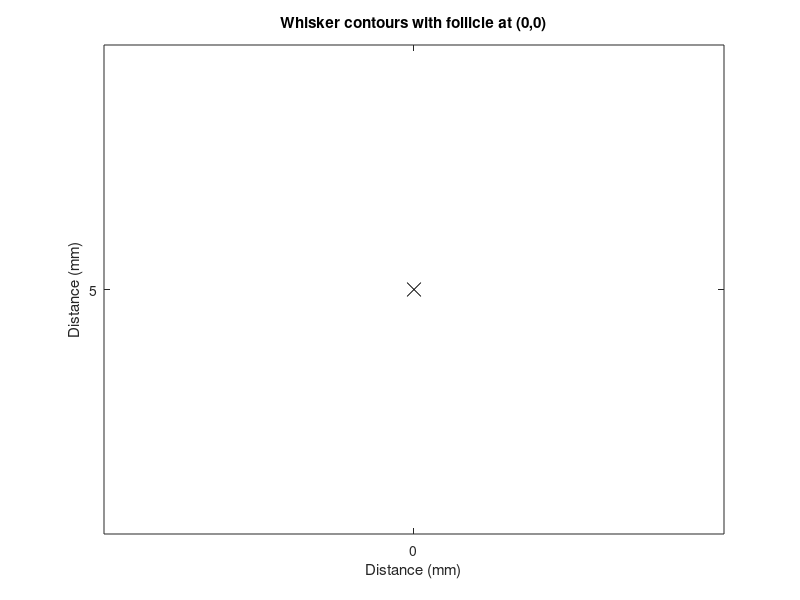

This figure's MATLAB source: (Note: this script raises an error after producing the figure.)


%% Compute whisker deflections for a few angles (first contact at theta=0)
%
% --------------misc simulation paramters
clear all; 
hf=11;
n_segments=1000; % number of elements in the whisker
pole_pos_in_mm=5; % distance of pole form the face; along x- axis <-- CHANGE

numPosForces=19; % number of simulations with non-zero forces
incr=1.0; % increment of intended angle at base, degrees
thetaMin=incr; % min angle aqafter contact (i.e. non-zero force)
thetaMax=numPosForces*incr; % max angle with positive force

anglesAtBases=incr:incr:thetaMax; % intended angles at base
numZeroForces=15; % number of simulations with zero forces (i.e. before whisker strikes object)

r0=[ 0 pole_pos_in_mm/1000]'; % pole pos in meters (x, y) 
tolerance=0.000001; % this is a weird paramter - if smaller the fminsearch doesn't work; if larger, results are noisier as expected



% --------------mouse pad elasticitiy
% assume that moment = kTheta * dTheta 
% moment = [N m]; dTheta = [rad]; kTheta = [N m / rad]
% kTheta = 5e-6; % in rad/(Nm); larger means stiffer 

% --------------setting whisker parameters - rat whiskers 
% wh.ym=3.5e9; % young's modulus in pascal
% wh.L=0.060; % whisker length in meters
% base_radius=1.00e-4;

% --------------mouse whisker parameters
conical=1; % if 1 then conical whisker with linear taper
wh.ym=5e9; % young's modulus in pascal
base_radius= 33.5e-6; % in meters
wh.L = 16e-3; % whisker lenght in meters
wh.friction = 0.4; % <-- CHANGE

segment=wh.L/n_segments; % in meters; total length is n_segments * segment
if ~ conical
    I(1:n_segments)=(pi/4)*base_radius^4; %uniform
else
    I(1:n_segments)=(pi/4)*(base_radius*(1-(1:n_segments)*segment/wh.L)).^4;  %conical
end
wh.I=I; % 2. moment of intertia

% --------------setting up plots

figure(hf); cla
plot(r0(1)*1000, r0(2)*1000, 'kx', 'MarkerSize', 10); % point of force application
ha=gca;
axis equal
%axes('XLim', [-1 wh.L*1000 ], 'YLim', [-1 wh.L*1000 ], 'YDir', 'reverse');
set(ha, 'YDir', 'reverse');
title('Whisker contours with follicle at (0,0)');
xlabel('Distance (mm)');
ylabel('Distance (mm)');

% --------------simulation 

options = optimset('TolFun',tolerance);

initialCondition = [pole_pos_in_mm/1000 1/30000]; % [location of force along the whisker (m), force acting on the whisker (N)], initial condition

f_axial=[];
moment=[];
f_tot=[];
f_friction=[];

contours=zeros(length(anglesAtBases)+numZeroForces, 2, n_segments+1); % to store trajectories

%tic
for j=1:numPosForces
    
    theta0=pi*anglesAtBases(j)/180;
    rotTheta0=[cos(-theta0) -sin(-theta0); sin(-theta0) cos(-theta0)];
    r1=rotTheta0*r0;
    rotTheta0=[cos(-theta0) -sin(-theta0); sin(-theta0) cos(-theta0)];
    a=r1';
    
    [f_fit,fval,exitflag,output] = fminsearch(@(f_fit) whiskerBentByForce(f_fit, wh, a),initialCondition, options); 
    
    if fval < tolerance*100 % Kluge; I don't understand why fminsearch 'converges' even though the 'tolerance' is never reached
        [temp, wh]=whiskerBentByForce(f_fit, wh);
        for i=1:size(wh.x, 2)
            temp=[wh.x(i) wh.y(i)]';
            temp=rotTheta0*temp;
            wh.x(i)=temp(1);
            wh.y(i)=temp(2);
        end
        %plot(wh.x*1000, -wh.y*1000, 'r', 'LineWidth', 1.0); % minus is to keep with convention
        contours(j+numZeroForces, 1, :)=wh.x*1000;
        contours(j+numZeroForces, 2, :)=wh.y*1000;
        axes(ha);
        line(squeeze(contours(j+numZeroForces, 1, :)), squeeze(contours(j+numZeroForces, 2, :)), 'Color', 'r', 'LineWidth', 1.0);
    else
        wh.f_axial=0;
        wh.moment=0;
    end
    f_axial=[f_axial wh.f_axial];
    moment=[moment wh.moment];
    f_tot=[f_tot wh.f_tot];
    f_friction=[f_friction wh.f_friction];

end
%toc

%intendedAnglesAtBases=anglesAtBases-(180/pi)*moment/kTheta; % correct for compliance in the whisker pad
intendedAnglesAtBases=anglesAtBases; % turn off correction for compliance in the whisker pad

% if whisker slipped, plot whisker
ind=find(f_axial==0);
if ~isempty(ind)
    startind=min(ind)-1;
    for i=1:length(ind)
        intendedAnglesAtBases(startind+i)=intendedAnglesAtBases(startind+i-1)+incr;
        contours(startind+i+numZeroForces, 1, :)=segment*((1:(n_segments+1))-1)*sind(intendedAnglesAtBases(startind+i))*1000;
        contours(startind+i+numZeroForces, 2, :)=-segment*((1:(n_segments+1))-1)*cosd(intendedAnglesAtBases(startind+i))*1000;
        line(squeeze(contours(startind+i+numZeroForces, 1, :)), -squeeze(contours(startind+i+numZeroForces, 2, :)), 'Color', 'b', 'LineWidth', 1.0);
        %startind+i
    end
end

moment=abs(moment);
% CHANGED 011011
moment=[zeros(1, numZeroForces) moment];
f_axial=[zeros(1, numZeroForces)  f_axial];
f_tot=[zeros(1, numZeroForces)  f_tot];
f_friction=[zeros(1, numZeroForces)  f_friction];

% plot whiskers for positions that don't touch whiskers
intendedAnglesAtBases=[(-(numZeroForces-1)*incr):incr:0 intendedAnglesAtBases];
for i=1:numZeroForces
    contours(i, 1, :)=segment*((1:(n_segments+1))-1)*sind(intendedAnglesAtBases(i))*1000;
    contours(i, 2, :)=-segment*((1:(n_segments+1))-1)*cosd(intendedAnglesAtBases(i))*1000;
    line(squeeze(contours(i, 1, :)), -squeeze(contours(i, 2, :)), 'Color', 'b', 'LineWidth', 1.0);
    %plot(squeeze(contours(i, 1, :)), -squeeze(contours(i, 2, :)), 'b', 'LineWidth', 1.0);
end



figure(hf+1); 
subplot(2,2,1); cla
xlabel('whisker angle at follicle (degrees)')
ylabel('moment (Nm)')
line(intendedAnglesAtBases, moment)

subplot(2,2,2); cla
xlabel('whisker angle at follicle (degrees)')
ylabel('axial_force (N)')
%set(gca, 'YDir', 'reverse')
line(intendedAnglesAtBases, f_axial)

subplot(2, 2, 3); cla
ylabel('axial_force (N)')
xlabel('moment (Nm)')
%set(gca, 'YDir', 'reverse')
line(moment, f_axial, 'Marker', 'o')

subplot(2, 2, 4); cla
xlabel('whisker angle at follicle (degrees)')
ylabel('total_force (N)')
line(intendedAnglesAtBases, f_tot)


simResults.f_axial=f_axial;
simResults.moment=moment;
simResults.contours=contours;
simResults.intendedAnglesAtBases=intendedAnglesAtBases;

%% ______________________animate whisking - two locations
% assume that contours have been tracked
% contours, f_axial, moment all need to be defined
% to do: 

load('simResults5');
f_axialGO=simResults5.f_axial;
contoursGO=simResults5.contours;
momentGO=simResults5.moment;

load('simResults8');
f_axialNG=simResults8.f_axial;
contoursNG=simResults8.contours;
momentNG=simResults8.moment;
intendedAnglesAtBases=simResults8.intendedAnglesAtBases

% load('intendedAnglesAtBases');
% load('contoursGO');load('contoursNG');
% load('momentGO');load('momentNG');
% load('f_axialGO');load('f_axialNG');

h23=figure(23); % arbitrary figure number
set(h23, 'Position', [50 50 1000 500], 'Color', 'w')

% axes on the left
x_lim=[-wh.L*1000*0.1 wh.L*1000*1.1]; y_lim=[-wh.L*1000*0.60 wh.L*1000*0.45];
hl=axes('Units', 'normalized', 'Position', [.07 .20 .25 .5], 'XLim', x_lim, 'YLim', ...
    y_lim, 'NextPlot', 'replacechildren', 'FontSize', 16);
axis square
xlabel('Distance (mm)'); ylabel('Distance (mm)')
ht=title('Go - object near', 'Color','b', 'FontSize', 20)

% plot circle to indicate pole
%h_pNG=line(8,0, 'Marker', 'o', 'Color', 'r', 'LineWidth', 1.5, 'MarkerFaceColor', 'r');
h_p=line(4,0, 'Marker', 'o', 'Color', 'b', 'LineWidth', 1.5, 'MarkerFaceColor', 'b');

h_w=line(squeeze(contoursGO(1, 1, :)), -squeeze(contoursGO(1, 2, :)), 'Linewidth', 1.5, 'Color', 'k');
%define and plot the follicle
follX=[contours(1, 1, 1), -50*(contours(1, 1, 2)- contours(1, 1, 1))];
follY=[contours(1, 2, 1), 50*(contours(1, 2, 2)- contours(1, 2, 1))];
h_f=line(follX, follY, 'Color', 'm', 'Linewidth', 3);

% axes in the middle
xm=abs(max(intendedAnglesAtBases)-min(intendedAnglesAtBases)); x_lim=[min(intendedAnglesAtBases)-0.05*xm max(intendedAnglesAtBases)+0.05*xm]; 
ym=abs(max(momentGO)-min(momentGO)); y_lim=[min(momentGO)-0.05*ym max(momentGO)+0.05*ym];
hm=axes('Units', 'normalized', 'Position', [.38 .15 .25 .6], 'NextPlot', 'replacechildren', ...
    'XLim', x_lim,'YLim', y_lim, 'FontSize', 16);
xlabel('Angle at follicle (degrees)'); ylabel('Moment (Nm)')

% plot the moment vs angle line with green dot on top
h_mGO=line(intendedAnglesAtBases, momentGO, 'Linewidth', 1.5, 'Color', 'b');
h_mNG=line(intendedAnglesAtBases, momentNG, 'Linewidth', 1.5, 'Color', 'r');
h_mp=line(intendedAnglesAtBases(1), momentGO(1), 'Marker', 'o', 'Color', 'b', 'LineWidth', 1.5, 'MarkerFaceColor', 'b', 'MarkerSize', 10); % green point - to move

% axes on the right
yr=abs(max(f_axialGO)-min(f_axialGO)); y_lim=[min(f_axialGO)-0.05*yr max(f_axialGO)+0.05*yr];
hr=axes('Units', 'normalized', 'Position', [.70 .15 .25 .6], 'NextPlot', 'replacechildren', ...
    'XLim', x_lim,'YLim', y_lim, 'FontSize', 16);
xlabel('Angle at follicle (degrees)'); ylabel('Axial Force (N)')

% plot the moment vs angle line with green dot on top
h_rGO=line(intendedAnglesAtBases, f_axialGO, 'Linewidth', 1.5, 'Color', 'b');
h_rNG=line(intendedAnglesAtBases, f_axialNG, 'Linewidth', 1.5, 'Color', 'r');
h_rp=line(intendedAnglesAtBases(1), f_axialGO(1), 'Marker', 'o', 'Color', 'b', 'LineWidth', 1.5, 'MarkerFaceColor', 'b', 'MarkerSize', 10); % green point - to move

aviobj = avifile('testNoCompr1.avi', 'fps', 5, 'compression', 'None', 'quality', 100);

frameNumber=0;
for i=1:size(contoursGO,1)
    frameNumber=frameNumber+1;
    set(h_w, 'XData', squeeze(contoursGO(i, 1, :)), 'YData', -squeeze(contoursGO(i, 2, :))) 
    follX=[contoursGO(i, 1, 1), -50*(contoursGO(i, 1, 2)- contoursGO(i, 1, 1))];
    follY=[contoursGO(i, 2, 1), 50*(contoursGO(i, 2, 2)- contoursGO(i, 2, 1))];
    set(h_f, 'XData', follX, 'YData', follY);
    set(h_mp, 'XData', intendedAnglesAtBases(i),'YData',momentGO(i));
    set(h_rp, 'XData', intendedAnglesAtBases(i),'YData',f_axialGO(i));
    F(frameNumber)=getframe(h23);
%    aviobj=addframe(aviobj,F(frameNumber));
    %pause
end

for i=size(contoursGO,1):-1:1
    frameNumber=frameNumber+1;
    set(h_w, 'XData', squeeze(contoursGO(i, 1, :)), 'YData', -squeeze(contoursGO(i, 2, :))) 
    follX=[contoursGO(i, 1, 1), -50*(contoursGO(i, 1, 2)- contoursGO(i, 1, 1))];
    follY=[contoursGO(i, 2, 1), 50*(contoursGO(i, 2, 2)- contoursGO(i, 2, 1))];
    set(h_f, 'XData', follX, 'YData', follY);
    set(h_mp, 'XData', intendedAnglesAtBases(i),'YData',momentGO(i));
    set(h_rp, 'XData', intendedAnglesAtBases(i),'YData',f_axialGO(i));
    F(frameNumber)=getframe(h23);
%    aviobj=addframe(aviobj,F(frameNumber));
    %pause
end

% set up NG conditions
% remove green dot; add red dot

axes(hl);
set(h_p, 'XData', 8, 'YData', 0, 'Color', 'r', 'MarkerFaceColor', 'r');
%h_p=line(8,0, 'Marker', 'o', 'Color', 'r', 'LineWidth', 1.5, 'MarkerFaceColor', 'r');
delete(ht);
ht=title('NoGo - object far', 'Color','r', 'FontSize', 20)

axes(hm);
set(h_mp, 'XData', intendedAnglesAtBases(1), 'YData', momentNG(1), 'Color', 'r', 'MarkerFaceColor', 'r');
%h_mp=line(intendedAnglesAtBases(1), momentNG(1), 'Marker', 'o', 'Color', 'r', 'LineWidth', 1.5, 'MarkerFaceColor', 'r', 'MarkerSize', 10); 

axes(hr);
set(h_rp, 'XData', intendedAnglesAtBases(1), 'YData', f_axialNG(1), 'Color', 'r', 'MarkerFaceColor', 'r');
%h_rp=line(intendedAnglesAtBases(1), f_axialNG(1), 'Marker', 'o', 'Color', 'r', 'LineWidth', 1.5, 'MarkerFaceColor', 'r', 'MarkerSize', 10); 

for i=1:size(contoursNG,1)
    frameNumber=frameNumber+1;
    set(h_w, 'XData', squeeze(contoursNG(i, 1, :)), 'YData', -squeeze(contoursNG(i, 2, :))) 
    follX=[contoursNG(i, 1, 1), -50*(contoursNG(i, 1, 2)- contoursNG(i, 1, 1))];
    follY=[contoursNG(i, 2, 1), 50*(contoursNG(i, 2, 2)- contoursNG(i, 2, 1))];
    set(h_f, 'XData', follX, 'YData', follY);
    set(h_mp, 'XData', intendedAnglesAtBases(i),'YData',momentNG(i));
    set(h_rp, 'XData', intendedAnglesAtBases(i),'YData',f_axialNG(i));
    F(frameNumber)=getframe(h23);
%    aviobj=addframe(aviobj,F(frameNumber));
    %pause
end

for i=size(contoursNG,1):-1:1
    frameNumber=frameNumber+1;
    set(h_w, 'XData', squeeze(contoursNG(i, 1, :)), 'YData', -squeeze(contoursNG(i, 2, :))) 
    follX=[contoursNG(i, 1, 1), -50*(contoursNG(i, 1, 2)- contoursNG(i, 1, 1))];
    follY=[contoursNG(i, 2, 1), 50*(contoursNG(i, 2, 2)- contoursNG(i, 2, 1))];
    set(h_f, 'XData', follX, 'YData', follY);
    set(h_mp, 'XData', intendedAnglesAtBases(i),'YData',momentNG(i));
    set(h_rp, 'XData', intendedAnglesAtBases(i),'YData',f_axialNG(i));
    F(frameNumber)=getframe(h23);
%    aviobj=addframe(aviobj,F(frameNumber));
    %pause
end

aviobj=close(aviobj);
movie(h23, F, 3)
% movie2avi(F, 'testRLE1.avi', 'fps', 5, 'compression', 'RLE', 'quality', 100) % no MSVC, RLE, 

%% animate whisking - one location
% assume that contours have been tracked
% contours, f_axial, moment all need to be defined
% to do: 

h23=figure(23); % arbitrary figure number
set(h23, 'Position', [50 50 1000 500], 'Color', 'w')

% axes on the left
x_lim=[-wh.L*1000*0.1 wh.L*1000*1.1]; y_lim=[-wh.L*1000*0.60 wh.L*1000*0.45];
hl=axes('Units', 'normalized', 'Position', [.05 .20 .25 .5], 'XLim', x_lim, 'YLim', ...
    y_lim, 'NextPlot', 'replacechildren');
axis square
xlabel('Distance (mm)'); ylabel('Distance (mm)')

% plot circle to indicate pole
h_p=line(r0(1)*1000,r0(2)*1000+0.3, 'Marker', 'o', 'Color', 'r', 'LineWidth', 1.5, 'MarkerFaceColor', 'r');

h_w=line(squeeze(contours(1, 1, :)), -squeeze(contours(1, 2, :)), 'Linewidth', 1.5);
%define and plot the follicle
follX=[contours(1, 1, 1), -50*(contours(1, 1, 2)- contours(1, 1, 1))];
follY=[contours(1, 2, 1), 50*(contours(1, 2, 2)- contours(1, 2, 1))];
h_f=line(follX, follY, 'Color', 'k', 'Linewidth', 3);

% axes in the middle
xm=abs(max(intendedAnglesAtBases)-min(intendedAnglesAtBases)); x_lim=[min(intendedAnglesAtBases)-0.05*xm max(intendedAnglesAtBases)+0.05*xm]; 
ym=abs(max(moment)-min(moment)); y_lim=[min(moment)-0.05*ym max(moment)+0.05*ym];
hm=axes('Units', 'normalized', 'Position', [.4 .15 .25 .6], 'NextPlot', 'replacechildren', ...
    'XLim', x_lim,'YLim', y_lim);
xlabel('Angle at follicle (degrees)'); ylabel('Moment (Nm)')

% plot the moment vs angle line with green dot on top
h_m=line(intendedAnglesAtBases, moment, 'Linewidth', 1.5);
h_mp=line(intendedAnglesAtBases(1), moment(1), 'Marker', 'o', 'Color', 'b', 'LineWidth', 1.5, 'MarkerFaceColor', 'b', 'MarkerSize', 10); % green point - to move

% axes on the right
yr=abs(max(f_axial)-min(f_axial)); y_lim=[min(f_axial)-0.05*yr max(f_axial)+0.05*yr];
hr=axes('Units', 'normalized', 'Position', [.70 .15 .25 .6], 'NextPlot', 'replacechildren', ...
    'XLim', x_lim,'YLim', y_lim);
xlabel('Angle at follicle (degrees)'); ylabel('Axial Force (N)')

% plot the moment vs angle line with green dot on top
h_r=line(intendedAnglesAtBases, f_axial, 'Linewidth', 1.5);
h_rp=line(intendedAnglesAtBases(1), f_axial(1), 'Marker', 'o', 'Color', 'b', 'LineWidth', 1.5, 'MarkerFaceColor', 'b', 'MarkerSize', 10); % green point - to move

aviobj = avifile('testCinepak2.avi', 'fps', 5, 'compression', 'Cinepak', 'quality', 100);

for i=1:size(contours,1)
    set(h_w, 'XData', squeeze(contours(i, 1, :)), 'YData', -squeeze(contours(i, 2, :))) 
    follX=[contours(i, 1, 1), -50*(contours(i, 1, 2)- contours(i, 1, 1))];
    follY=[contours(i, 2, 1), 50*(contours(i, 2, 2)- contours(i, 2, 1))];
    set(h_f, 'XData', follX, 'YData', follY);
    set(h_mp, 'XData', intendedAnglesAtBases(i),'YData',moment(i));
    set(h_rp, 'XData', intendedAnglesAtBases(i),'YData',f_axial(i));
    F(i)=getframe(h23);
    aviobj=addframe(aviobj,F(i));
    pause(0.2)
end

for i=size(contours,1):-1:1
    set(h_w, 'XData', squeeze(contours(i, 1, :)), 'YData', -squeeze(contours(i, 2, :))) 
    follX=[contours(i, 1, 1), -50*(contours(i, 1, 2)- contours(i, 1, 1))];
    follY=[contours(i, 2, 1), 50*(contours(i, 2, 2)- contours(i, 2, 1))];
    set(h_f, 'XData', follX, 'YData', follY);
    set(h_mp, 'XData', intendedAnglesAtBases(i),'YData',moment(i));
    set(h_rp, 'XData', intendedAnglesAtBases(i),'YData',f_axial(i));
    F(2*size(contours,1)-i+1)=getframe(h23);
    aviobj=addframe(aviobj,F(i));
    pause(.2)
end

aviobj=close(aviobj);
%movie(h23, F, 3)
%movie2avi(F, 'testRLE1.avi', 'fps', 5, 'compression', 'RLE', 'quality',
%100) % no MSVC, RLE, 